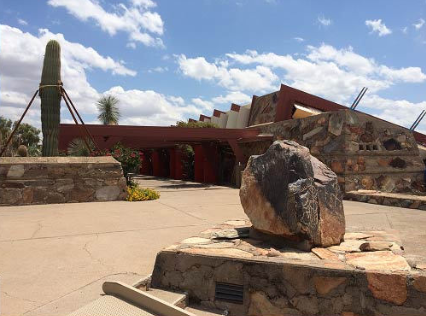
#> input picture 63-于钧旭-苏州/第七周/js2.png, 426 x 316 px, found by its file name
$ python 'sift合并图片.py'
#> lines starting #> are read from the running program, lines starting #| are printed output that depends on the picture
import cv2
import numpy as np


def matchKeypoints(kpsA, kpsB, featuresA, featuresB, ratio, reprojThresh):
    # 创建暴力匹配器
    matcher = cv2.DescriptorMatcher_create("BruteForce")

    # 使用 KNN 匹配
    rawMatches = matcher.knnMatch(featuresA, featuresB, 2)

    # 仅保留满足距离比率小于一定阈值的匹配
    matches = []
    for m in rawMatches:
        if len(m) == 2 and m[0].distance < m[1].distance * ratio:
            matches.append((m[0].trainIdx, m[0].queryIdx))

    # 当匹配对数大于4时，计算透视变换矩阵
    if len(matches) > 4:
        # 获取关键点的位置

        ptsA = np.int32([kpsA[i].pt for (_, i) in matches])
        ptsB = np.int32([kpsB[i].pt for (i, _) in matches])
        print(ptsA)
        print(ptsB)

        # 计算透视变换矩阵
        (H, status) = cv2.findHomography(ptsA, ptsB, cv2.RANSAC,reprojThresh)

        for (x1, y1), (x2, y2) in zip(ptsA, ptsB+ (w1, 0)):
            cv2.line(vis, (x1, y1), (x2, y2), (0, 0, 255))
        cv2.imshow("match", vis)

        # 返回透视变换矩阵和匹配结果
        return (matches, H)

    # 当匹配对数小于等于4时，直接退出
    return None


# 读入图片
imageA = cv2.imread("img/js2.png")
#> imageA is the input picture: shape (316, 426, 3); mean B, G, R 133.1, 134.9, 142.6
imageB = cv2.imread("img/js1.png")
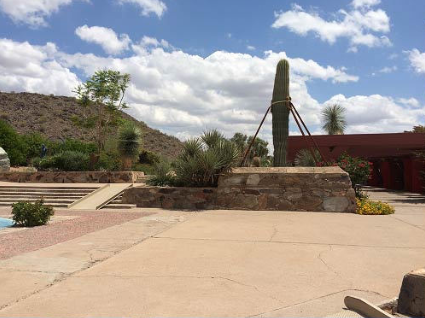
#> input picture 63-于钧旭-苏州/第七周/js1.png, 425 x 318 px, found by its file name
#> imageB is the input picture: shape (318, 425, 3); mean B, G, R 145.1, 150.9, 158.9

# 提取 SIFT 特征
grayA = cv2.cvtColor(imageA, cv2.COLOR_BGR2GRAY)
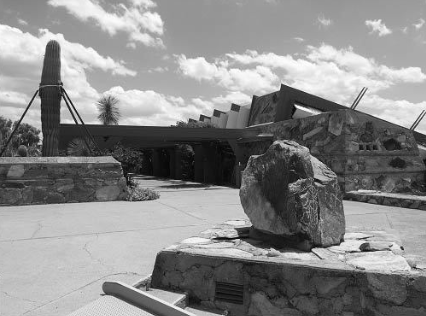
#> grayA: shape (316, 426); min 4, max 255, mean 137
grayB = cv2.cvtColor(imageB, cv2.COLOR_BGR2GRAY)
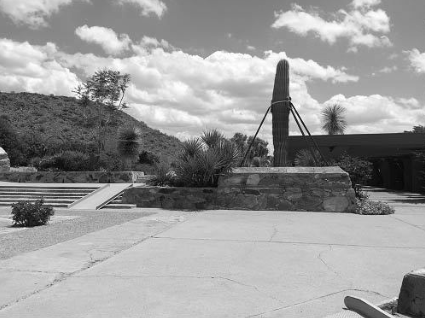
#> grayB: shape (318, 425); min 1, max 255, mean 152.7
h1, w1 = grayA.shape[:2]
#> h1 = 316; w1 = 426
h2, w2 = grayB.shape[:2]
#> h2 = 318; w2 = 425

vis = np.zeros((max(h1, h2), w1 + w2,3), np.uint8)
vis[:h1, :w1] = imageA
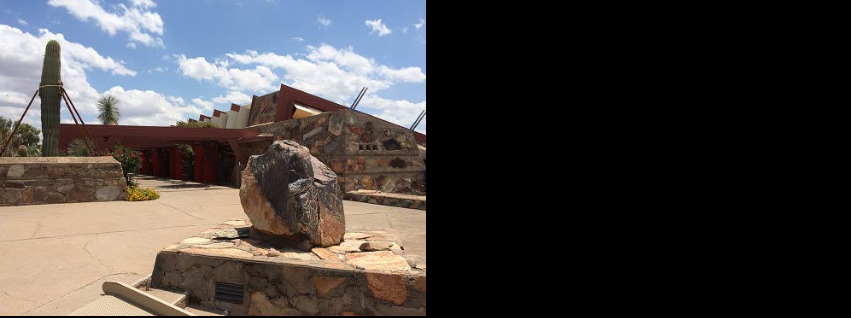
#> vis: shape (318, 851, 3); mean B, G, R 66.2, 67.1, 70.9
vis[:h2, w1:w1 + w2] = imageB
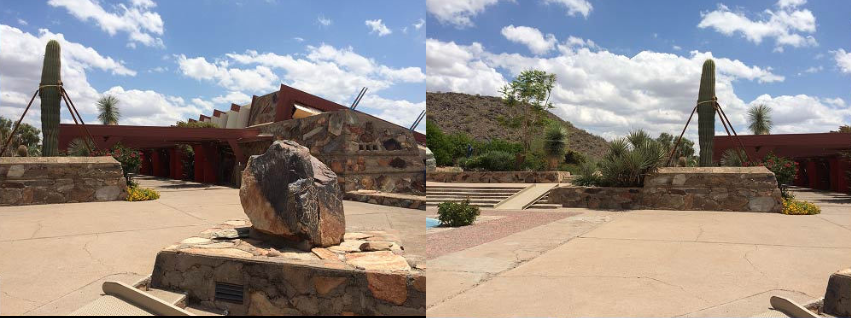
#> vis: shape (318, 851, 3); mean B, G, R 138.7, 142.4, 150.3

sift = cv2.xfeatures2d.SIFT_create()
(kpsA, featuresA) = sift.detectAndCompute(grayA, None)
#> kpsA = 754 keypoints; strongest (x, y, size): (365, 248, 6.6), (52, 50, 10.4), (73, 122, 2.6), (207, 220, 48.8)
(kpsB, featuresB) = sift.detectAndCompute(grayB, None)
#> kpsB = 676 keypoints; strongest (x, y, size): (282, 68, 9.2), (300, 134, 2), (291, 133, 3.4), (270, 116, 4.1)

# 匹配特征点
M = matchKeypoints(kpsA, kpsB, featuresA, featuresB, ratio=0.75, reprojThresh=4.0)
#> in matchKeypoints, `rawMatches = matcher.knnMatch(featuresA, featuresB, 2)`: rawMatches = 754 matches
#> after the loop in matchKeypoints, `for m in rawMatches:`: matches = 129 pairs, first value 38 to 671, second value 3 to 753
#> in matchKeypoints, `ptsA = np.int32([kpsA[i].pt for (_, i) in matches])`: ptsA = 129 pairs, first value 8 to 422, second value 4 to 304
#> in matchKeypoints, `ptsB = np.int32([kpsB[i].pt for (i, _) in matches])`: ptsB = 129 pairs, first value 30 to 416, second value 7 to 308
#> (printed output is left out)
#> (printed output is left out)
#> in matchKeypoints, `(H, status) = cv2.findHomography(ptsA, ptsB, cv2.RANSAC,reprojThresh)`: H = [[0.408, 0.0317, 234.4], [-0.229, 0.855, 32.24], [-0.00137, -2.79e-05, 1]]; status = 129 values, max 1 at index 0, min 0 at index 15, mean 0.853
#> the loop in matchKeypoints, `for (x1, y1), (x2, y2) in zip(ptsA, ptsB+ (w1, 0)):` made 129 passes
#> (x1, y1, x2, y2) on passes 1 to 12: (8, 165, 673, 174), (9, 122, 671, 136), (9, 122, 671, 136), (9, 173, 674, 181), (9, 122, 671, 136), (9, 122, 671, 136), (13, 96, 671, 114), (15, 159, 678, 169), (15, 162, 679, 171), (16, 203, 679, 208), (21, 21, 675, 47), (22, 153, 682, 164)
#> after the loop in matchKeypoints, `for (x1, y1), (x2, y2) in zip(ptsA, ptsB+ (w1, 0)):`:
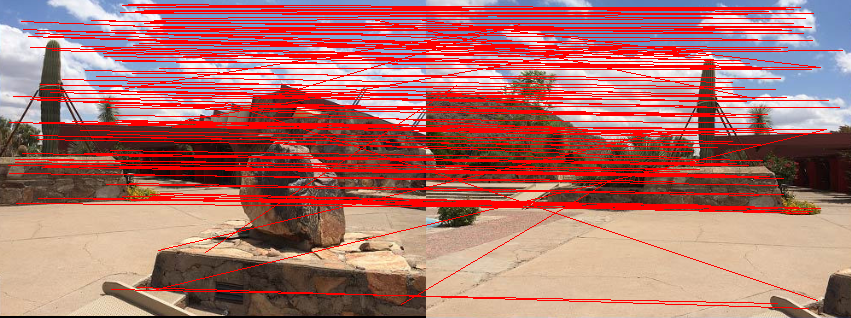
#> vis: shape (318, 851, 3); mean B, G, R 107.4, 112.9, 175.8

# 显示匹配结果
matches, H = M
result = cv2.warpPerspective(imageA, H,
                             (w1 + w2 +300, (max(h1, h2))+300))
result[0:h2, 0:w2] = imageB
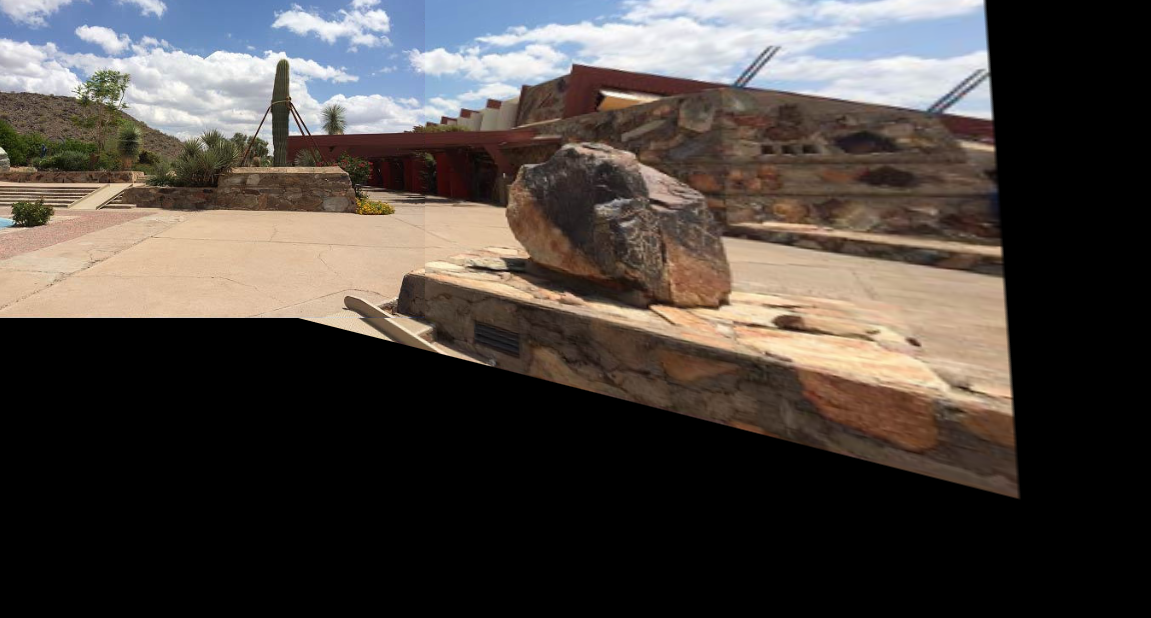
#> result: shape (618, 1151, 3); mean B, G, R 65.3, 69.6, 76.1
cv2.imshow("Result", result)
cv2.waitKey(0)
cv2.destroyAllWindows()
